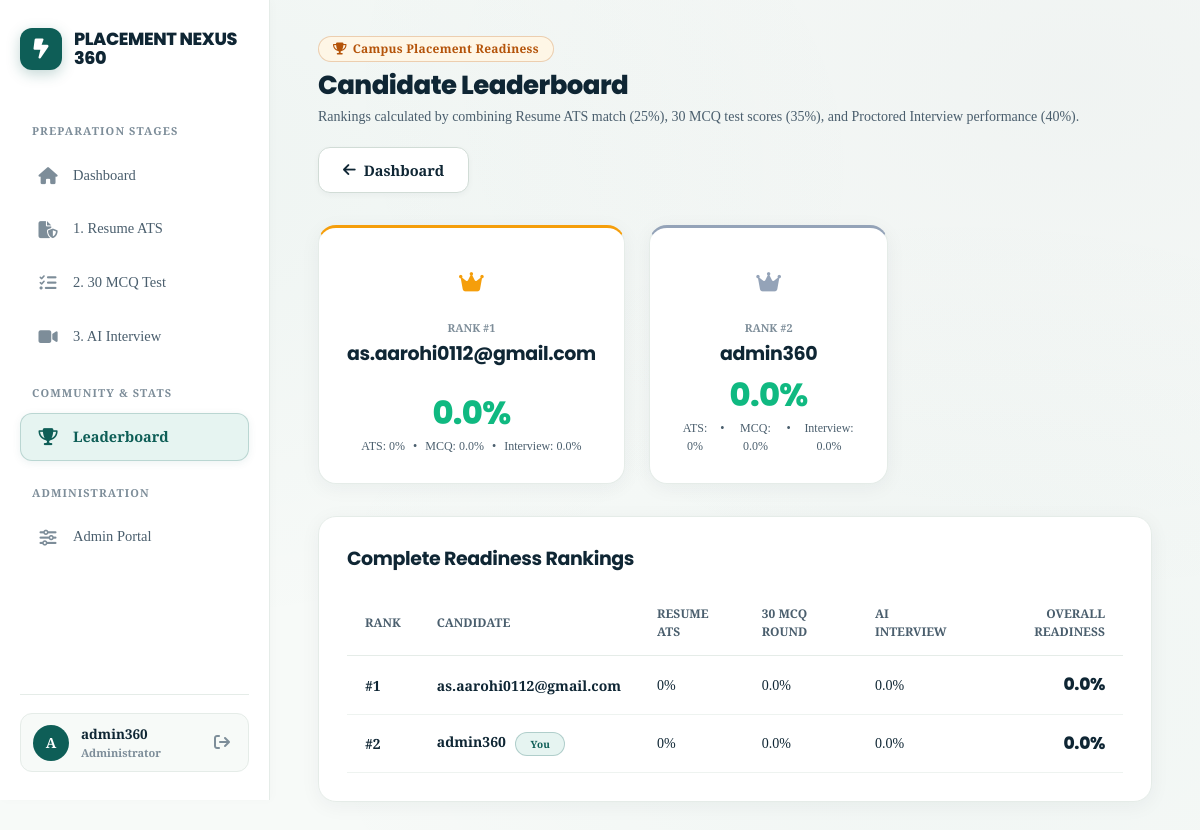
The app's page /leaderboard/ (signed in) with its own data.
### Placement/models.py (models this page shows, shortened)
class PlacementProgress(models.Model):
    user = models.OneToOneField(User, on_delete=models.CASCADE, related_name='placement_progress')
    resume_completed = models.BooleanField(default=False)
    resume_score = models.IntegerField(default=0)
    mock_passed = models.BooleanField(default=False)
    mock_score = models.FloatField(default=0)
    interview_passed = models.BooleanField(default=False)
    interview_score = models.FloatField(default=0)
    overall_readiness = models.FloatField(default=0)

### Placement/views.py (the view)
# urls.py: path('leaderboard/', views.leaderboard, name='leaderboard'),
@login_required
def leaderboard(request):
    progress_list = PlacementProgress.objects.select_related("user").order_by("-overall_readiness")[:20]
    return render(request, "leaderboard.html", {
        "leaderboard": progress_list,
        "top3": progress_list[:3],
        "others": progress_list[3:]
    })

### Placement/templates/leaderboard.html (shortened to what this page needs)
{% extends 'base.html' %}
{% load static %}
{% block content %}
<div class="topbar">
    <div class="topbar-title">
        <div class="badge badge-amber" style="margin-bottom: 8px;">
            <i class="fa-solid fa-trophy"></i> Campus Placement Readiness
        </div>
        <h1>Candidate Leaderboard</h1>
        <p>Rankings calculated by combining Resume ATS match (25%), 30 MCQ test scores (35%), and Proctored Interview performance (40%).</p>
    </div>
    <a href="{% url 'dashboard' %}" class="btn-secondary">
        <i class="fa-solid fa-arrow-left"></i> Dashboard
    </a>
</div>
<div class="grid-3" style="margin-bottom: 32px; align-items: stretch;">
    {% for p in top3 %}
        <div class="glass-card" style="text-align: center; border-top: 3px solid {% if forloop.counter == 1 %}#f59e0b{% elif forloop.counter == 2 %}#94a3b8{% else %}#b45309{% endif %}; display: flex; flex-direction: column; justify-content: space-between;">
            <div>
                <div style="width: 52px; height: 52px; border-radius: 50%; background: rgba(255, 255, 255, 0.08); display: flex; align-items: center; justify-content: center; margin: 0 auto 12px; font-size: 22px; color: {% if forloop.counter == 1 %}#f59e0b{% elif forloop.counter == 2 %}#94a3b8{% else %}#b45309{% endif %};">
                    <i class="fa-solid fa-crown"></i>
                </div>
                <div style="font-size: 11px; font-weight: 700; color: var(--text-muted); text-transform: uppercase;">Rank #{{ forloop.counter }}</div>
                <h3 style="font-size: 19px; color: white; margin: 4px 0 10px;">{{ p.user.username }}</h3>
            </div>
            <div>
                <div style="font-size: 32px; font-weight: 800; font-family: 'Outfit', sans-serif; color: #10b981; margin-bottom: 8px; line-height: 1;">
                    {{ p.overall_readiness }}%
                </div>
                <div style="display: flex; justify-content: center; gap: 8px; font-size: 12px; color: var(--text-secondary); margin-top: 8px;">
                    <span>ATS: {{ p.resume_score }}%</span> &bull;
                    <span>MCQ: {{ p.mock_score }}%</span> &bull;
                    <span>Interview: {{ p.interview_score }}%</span>
                </div>
            </div>
        </div>
    {% empty %}
        <div class="glass-card" style="grid-column: 1 / -1; text-align: center; color: var(--text-muted); padding: 36px;">
            No candidates ranked yet. Complete assessments to top the leaderboard!
        </div>
    {% endfor %}
</div>
<div class="glass-card" style="padding: 28px;">
    <h3 style="font-size: 19px; color: white; margin-bottom: 18px;">Complete Readiness Rankings</h3>
    <div style="overflow-x: auto;">
        <table style="width: 100%; border-collapse: collapse; text-align: left; font-size: 14px;">
            <thead>
                <tr style="border-bottom: 1px solid var(--border-subtle); color: var(--text-muted); font-size: 12px; text-transform: uppercase;">
                    <th style="padding: 14px 18px;">Rank</th>
                    <th style="padding: 14px 18px;">Candidate</th>
                    <th style="padding: 14px 18px;">Resume ATS</th>
                    <th style="padding: 14px 18px;">30 MCQ Round</th>
                    <th style="padding: 14px 18px;">AI Interview</th>
                    <th style="padding: 14px 18px; text-align: right;">Overall Readiness</th>
                </tr>
            </thead>
            <tbody>
                {% for p in leaderboard %}
                    <tr style="border-bottom: 1px solid rgba(255, 255, 255, 0.04); transition: background 0.2s;" onmouseover="this.style.background='rgba(255,255,255,0.03)'" onmouseout="this.style.background='transparent'">
                        <td style="padding: 16px 18px; font-weight: 700; color: {% if forloop.counter <= 3 %}#f59e0b{% else %}var(--text-muted){% endif %}; vertical-align: middle;">
                            #{{ forloop.counter }}
                        </td>
                        <td style="padding: 16px 18px; font-weight: 600; color: white; vertical-align: middle;">
                            {{ p.user.username }}
                            {% if p.user == request.user %}
                                <span class="badge badge-cyan" style="font-size: 10px; margin-left: 6px;">You</span>
                            {% endif %}
                        </td>
                        <td style="padding: 16px 18px; color: var(--text-secondary); vertical-align: middle;">
                            {{ p.resume_score }}%
                        </td>
                        <td style="padding: 16px 18px; color: var(--text-secondary); vertical-align: middle;">
                            {{ p.mock_score }}%
                        </td>
                        <td style="padding: 16px 18px; color: var(--text-secondary); vertical-align: middle;">
                            {{ p.interview_score }}%
                        </td>
                        <td style="padding: 16px 18px; text-align: right; font-weight: 800; font-family: 'Outfit', sans-serif; font-size: 17px; color: #10b981; vertical-align: middle;">
                            {{ p.overall_readiness }}%
                        </td>
                    </tr>
                {% empty %}
                    <tr>
                        <td colspan="6" style="text-align: center; padding: 28px; color: var(--text-muted);">
                            No assessment records found.
                        </td>
                    </tr>
                {% endfor %}
            </tbody>
        </table>
    </div>
</div>
{% endblock %}

### Placement/templates/base.html (shortened to what this page needs)
{% load static %}
<!DOCTYPE html>
<html lang="en">
<head>
    <link rel="stylesheet" href="https://cdnjs.cloudflare.com/ajax/libs/font-awesome/6.5.1/css/all.min.css">
    <link rel="stylesheet" href="{% static 'css/global.css' %}">
</head>
<body>
    <div class="app-wrapper" style="{% if not user.is_authenticated %}flex-direction: column;{% endif %}">
        {% if user.is_authenticated %}
        <aside class="sidebar">
            <a href="{% url 'dashboard' %}" class="logo-container">
                <div class="logo-icon">
                    <i class="fa-solid fa-bolt-lightning"></i>
                </div>
                <div>
                    <div class="logo-text">PLACEMENT NEXUS 360</div>
                </div>
            </a>
            <nav class="menu">
                <div class="nav-section-title">Preparation Stages</div>
                <a href="{% url 'dashboard' %}" class="{% if request.resolver_match.url_name == 'dashboard' %}active{% endif %}">
                    <i class="fa-solid fa-house"></i> Dashboard
                </a>
                <a href="{% url 'dashboard' %}#resume-section" class="{% if request.resolver_match.url_name == 'resume_result' %}active{% endif %}">
                    <i class="fa-solid fa-file-shield"></i> 1. Resume ATS
                </a>
                <a href="{% url 'select_tech' %}" class="{% if request.resolver_match.url_name in 'select_tech,take_test,test_result' %}active{% endif %}">
                    <i class="fa-solid fa-list-check"></i> 2. 30 MCQ Test
                </a>
                <a href="{% url 'ai_interview' %}" class="{% if request.resolver_match.url_name in 'ai_interview,live_interview,interview_result' %}active{% endif %}">
                    <i class="fa-solid fa-video"></i> 3. AI Interview
                </a>
                <div class="nav-section-title">Community & Stats</div>
                <a href="{% url 'leaderboard' %}" class="{% if request.resolver_match.url_name == 'leaderboard' %}active{% endif %}">
                    <i class="fa-solid fa-trophy"></i> Leaderboard
                </a>
                {% if user.is_staff or user.is_superuser %}
                    <div class="nav-section-title">Administration</div>
                    <a href="{% url 'admin_home' %}" class="{% if request.resolver_match.url_name in 'admin_home,add_job' %}active{% endif %}">
                        <i class="fa-solid fa-sliders"></i> Admin Portal
                    </a>
                {% endif %}
            </nav>
            <div class="sidebar-footer">
                <div class="user-mini-card">
                    <div class="user-mini-avatar">
                        {{ user.username|slice:":1"|upper }}
                    </div>
                    <div class="user-mini-info">
                        <div class="user-mini-name">{{ user.username }}</div>
                        <div class="user-mini-role">
                            {% if user.is_staff or user.is_superuser %}
                                <span style="color: var(--accent-cyan); font-weight: 600;">Administrator</span>
                            {% else %}
                                {{ user.email|truncatechars:18 }}
                            {% endif %}
                        </div>
                    </div>
                    <a href="{% url 'logout' %}" title="Logout" style="color: var(--text-muted); text-decoration: none; padding: 6px;">
                        <i class="fa-solid fa-arrow-right-from-bracket"></i>
                    </a>
                </div>
            </div>
        </aside>
        {% endif %}
        <main class="{% if user.is_authenticated %}main{% else %}main-public{% endif %}">
            {% block content %}{% endblock %}
        </main>
    </div>
</body>
</html>

### records on screen
PlacementProgress: user.username "as.aarohi0112@gmail.com", overall_readiness "0.0", resume_score "0", mock_score "0.0", interview_score "0.0"
PlacementProgress: user.username "admin360", overall_readiness "0.0", resume_score "0", mock_score "0.0", interview_score "0.0", shows "You"

### other values on screen
{{ user.username|slice:":1"|upper }} "A"
{{ user.username }} "admin360"
